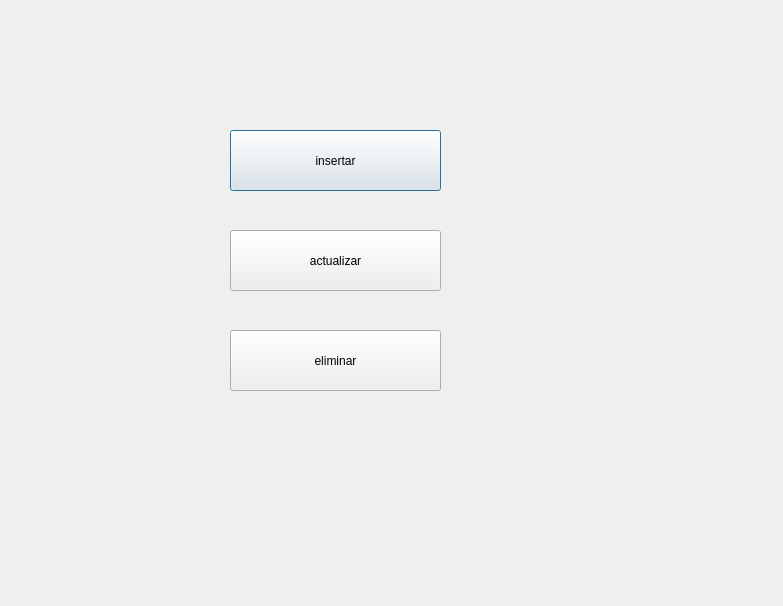
<?xml version="1.0" encoding="UTF-8"?>
<ui version="4.0">
 <class>FrmGestionarProductos</class>
 <widget class="QDialog" name="FrmGestionarProductos">
  <property name="geometry">
   <rect>
    <x>0</x>
    <y>0</y>
    <width>783</width>
    <height>606</height>
   </rect>
  </property>
  <property name="windowTitle">
   <string>Dialog</string>
  </property>
  <widget class="QPushButton" name="pushButton">
   <property name="geometry">
    <rect>
     <x>230</x>
     <y>130</y>
     <width>211</width>
     <height>61</height>
    </rect>
   </property>
   <property name="text">
    <string>insertar</string>
   </property>
  </widget>
  <widget class="QPushButton" name="pushButton_2">
   <property name="geometry">
    <rect>
     <x>230</x>
     <y>230</y>
     <width>211</width>
     <height>61</height>
    </rect>
   </property>
   <property name="text">
    <string>actualizar</string>
   </property>
  </widget>
  <widget class="QPushButton" name="pushButton_3">
   <property name="geometry">
    <rect>
     <x>230</x>
     <y>330</y>
     <width>211</width>
     <height>61</height>
    </rect>
   </property>
   <property name="text">
    <string>eliminar</string>
   </property>
  </widget>
 </widget>
 <resources/>
 <connections/>
</ui>
